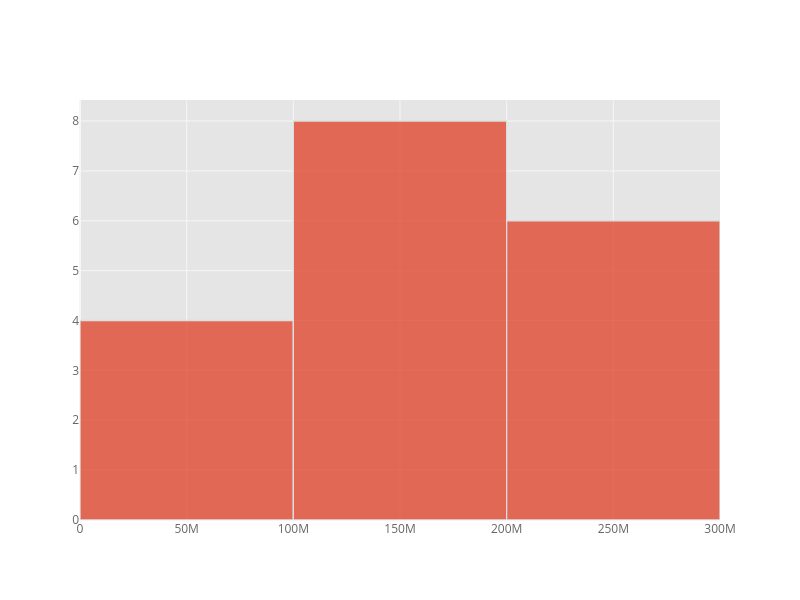

The code cell stored with this chart in its notebook:
### Markdown cell above
#### 9.6. Interactive Histogram

### Code cell
df_pivot["Brazil"].iplot(
    kind="hist",
    bins=3,
    dimensions=(800,600)
    )

### Figure 1 — Plotly figure (JSON) as saved in the notebook; plotly's stock layout.template omitted (floating-point values rounded to 4 significant figures)
{"data": [{"histfunc": "count", "histnorm": "", "marker": {"color": "rgba(226, 74, 51, 1.0)", "line": {"color": "#D9D9D9", "width": 1.3}}, "name": "Brazil", "nbinsx": 3, "opacity": 0.8, "orientation": "v", "type": "histogram", "x": [62533919, 72179226, 83373530, 95113265, 107216205, 120694009, 135274080, 149003223, 162019896, 174790340, 186127103, 195713635, 204471769, 206163053, 207833823, 209469323, 211049527, 212559417]}], "layout": {"barmode": "overlay", "height": 600, "legend": {"bgcolor": "#FFFFFF", "font": {"color": "#666666"}}, "paper_bgcolor": "#FFFFFF", "plot_bgcolor": "#E5E5E5", "title": {"font": {"color": "#151516"}}, "width": 800, "xaxis": {"gridcolor": "#F6F6F6", "showgrid": true, "tickfont": {"color": "#666666"}, "title": {"font": {"color": "#666666"}, "text": ""}, "zerolinecolor": "#F6F6F6"}, "yaxis": {"gridcolor": "#F6F6F6", "showgrid": true, "tickfont": {"color": "#666666"}, "title": {"font": {"color": "#666666"}, "text": ""}, "zerolinecolor": "#F6F6F6"}}}
